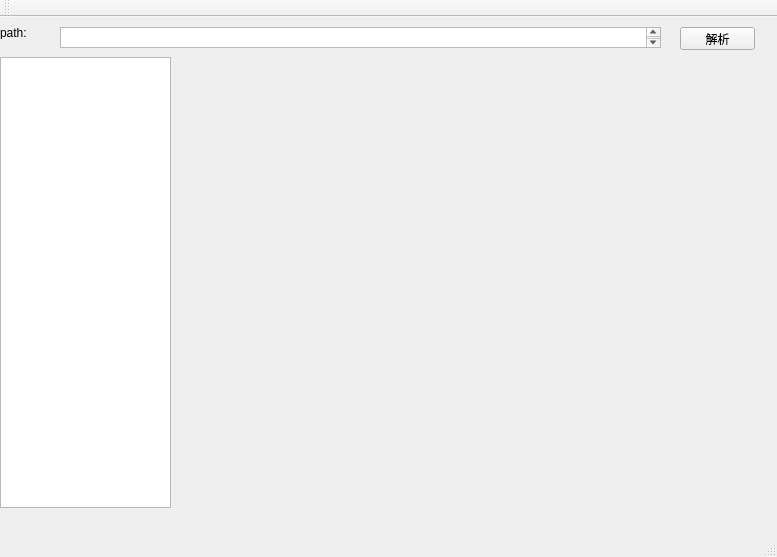
<?xml version="1.0" encoding="UTF-8"?>
<ui version="4.0">
 <class>MyPeToolsClass</class>
 <widget class="QMainWindow" name="MyPeToolsClass">
  <property name="geometry">
   <rect>
    <x>0</x>
    <y>0</y>
    <width>777</width>
    <height>557</height>
   </rect>
  </property>
  <property name="windowTitle">
   <string>MyPeTools</string>
  </property>
  <widget class="QWidget" name="centralWidget">
   <widget class="QTreeWidget" name="treeWidget">
    <property name="geometry">
     <rect>
      <x>0</x>
      <y>40</y>
      <width>171</width>
      <height>451</height>
     </rect>
    </property>
    <property name="alternatingRowColors">
     <bool>false</bool>
    </property>
    <attribute name="headerVisible">
     <bool>false</bool>
    </attribute>
    <attribute name="headerCascadingSectionResizes">
     <bool>false</bool>
    </attribute>
    <attribute name="headerHighlightSections">
     <bool>false</bool>
    </attribute>
    <attribute name="headerShowSortIndicator" stdset="0">
     <bool>false</bool>
    </attribute>
    <column>
     <property name="text">
      <string notr="true">1</string>
     </property>
    </column>
   </widget>
   <widget class="QPushButton" name="pushButton">
    <property name="geometry">
     <rect>
      <x>680</x>
      <y>10</y>
      <width>75</width>
      <height>23</height>
     </rect>
    </property>
    <property name="text">
     <string>解析</string>
    </property>
   </widget>
   <widget class="QTextEdit" name="textEdit">
    <property name="geometry">
     <rect>
      <x>60</x>
      <y>10</y>
      <width>601</width>
      <height>21</height>
     </rect>
    </property>
   </widget>
   <widget class="QLabel" name="label">
    <property name="geometry">
     <rect>
      <x>0</x>
      <y>10</y>
      <width>54</width>
      <height>12</height>
     </rect>
    </property>
    <property name="text">
     <string>path: </string>
    </property>
   </widget>
   <widget class="QWidget" name="gridLayoutWidget">
    <property name="geometry">
     <rect>
      <x>170</x>
      <y>40</y>
      <width>591</width>
      <height>451</height>
     </rect>
    </property>
    <layout class="QGridLayout" name="gridLayout"/>
   </widget>
   <zorder>treeWidget</zorder>
   <zorder>textEdit</zorder>
   <zorder>label</zorder>
   <zorder>pushButton</zorder>
   <zorder>gridLayoutWidget</zorder>
  </widget>
  <widget class="QMenuBar" name="menuBar">
   <property name="geometry">
    <rect>
     <x>0</x>
     <y>0</y>
     <width>777</width>
     <height>26</height>
    </rect>
   </property>
  </widget>
  <widget class="QToolBar" name="mainToolBar">
   <attribute name="toolBarArea">
    <enum>TopToolBarArea</enum>
   </attribute>
   <attribute name="toolBarBreak">
    <bool>false</bool>
   </attribute>
  </widget>
  <widget class="QStatusBar" name="statusBar"/>
 </widget>
 <layoutdefault spacing="6" margin="11"/>
 <resources>
  <include location="mypetools.qrc"/>
 </resources>
 <connections>
  <connection>
   <sender>pushButton</sender>
   <signal>clicked()</signal>
   <receiver>MyPeToolsClass</receiver>
   <slot>slot_start()</slot>
   <hints>
    <hint type="sourcelabel">
     <x>725</x>
     <y>64</y>
    </hint>
    <hint type="destinationlabel">
     <x>740</x>
     <y>684</y>
    </hint>
   </hints>
  </connection>
 </connections>
 <slots>
  <slot>slot_start()</slot>
 </slots>
</ui>
